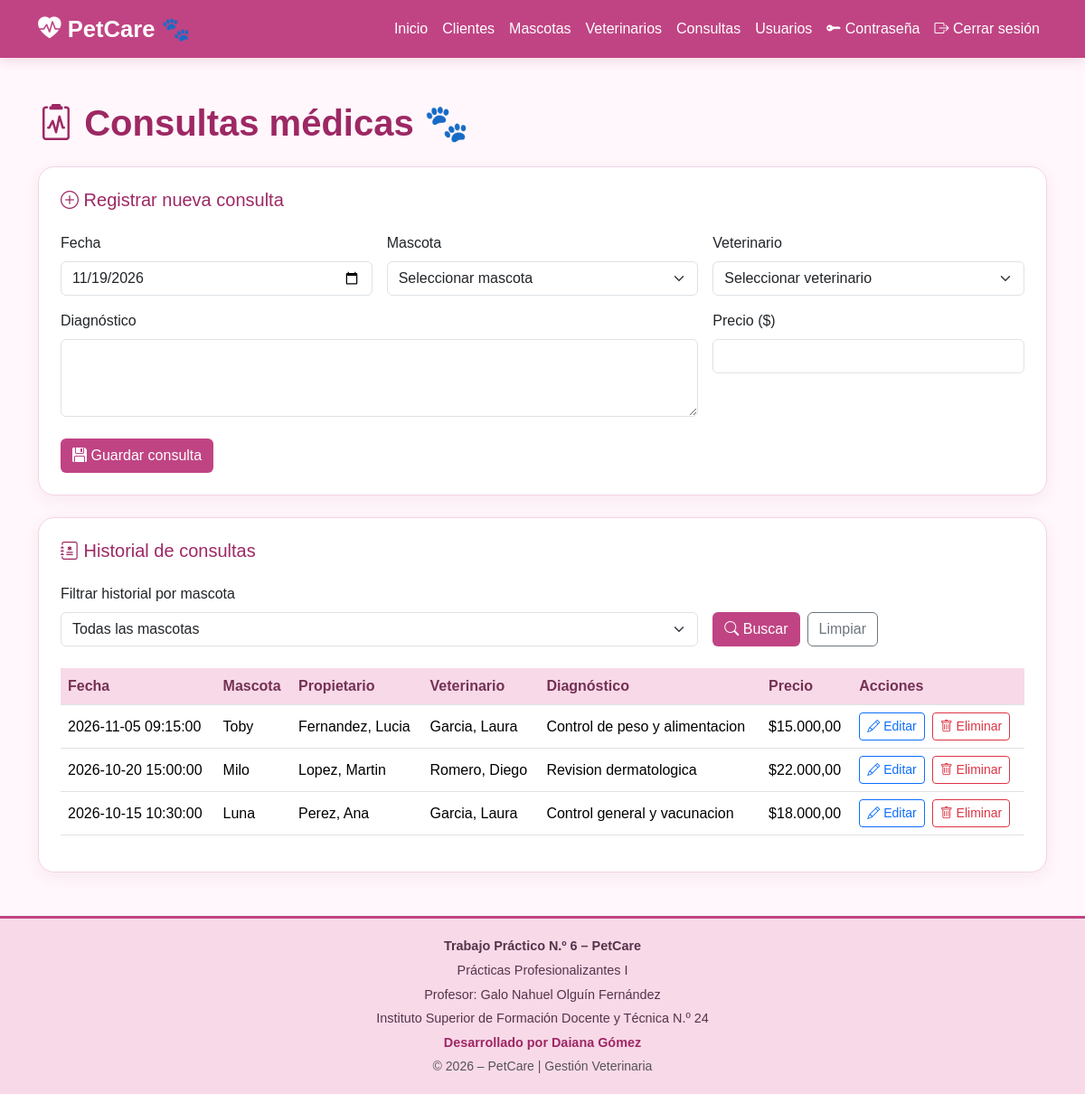
Page /consultas/index.php (signed in) on the committed database.
### tables this page shows
CREATE TABLE `consultas` (
  `id_consulta` int NOT NULL AUTO_INCREMENT,
  `fecha` datetime NOT NULL,
  `diagnostico` varchar(255) NOT NULL,
  `precio` decimal(10,2) NOT NULL,
  `id_mascota` int NOT NULL,
  `id_veterinario` int NOT NULL,
  PRIMARY KEY (`id_consulta`),
  KEY `id_mascota` (`id_mascota`),
  KEY `id_veterinario` (`id_veterinario`),
  CONSTRAINT `consultas_ibfk_1` FOREIGN KEY (`id_mascota`) REFERENCES `mascotas` (`id_mascota`),
  CONSTRAINT `consultas_ibfk_2` FOREIGN KEY (`id_veterinario`) REFERENCES `veterinarios` (`id_veterinario`),
  CONSTRAINT `consultas_chk_1` CHECK ((`precio` >= 0))
);

CREATE TABLE `mascotas` (
  `id_mascota` int NOT NULL AUTO_INCREMENT,
  `nombre` varchar(50) NOT NULL,
  `especie` varchar(30) NOT NULL,
  `raza` varchar(50) DEFAULT NULL,
  `fecha_nacimiento` date DEFAULT NULL,
  `id_cliente` int NOT NULL,
  PRIMARY KEY (`id_mascota`),
  KEY `id_cliente` (`id_cliente`),
  CONSTRAINT `mascotas_ibfk_1` FOREIGN KEY (`id_cliente`) REFERENCES `clientes` (`id_cliente`)
);

CREATE TABLE `clientes` (
  `id_cliente` int NOT NULL AUTO_INCREMENT,
  `dni` varchar(10) NOT NULL,
  `nombre` varchar(50) NOT NULL,
  `apellido` varchar(50) NOT NULL,
  `telefono` varchar(20) DEFAULT NULL,
  PRIMARY KEY (`id_cliente`),
  UNIQUE KEY `dni` (`dni`)
);

CREATE TABLE `veterinarios` (
  `id_veterinario` int NOT NULL AUTO_INCREMENT,
  `matricula` varchar(20) NOT NULL,
  `nombre` varchar(50) NOT NULL,
  `apellido` varchar(50) NOT NULL,
  `especialidad` varchar(50) NOT NULL,
  PRIMARY KEY (`id_veterinario`),
  UNIQUE KEY `matricula` (`matricula`)
);

### config/Auth.php (called while the page is built, shortened)
<?php
function usuarioAutenticado(): bool {
    return isset($_SESSION['id_usuario']);
}
function rolActual(): ?string {
    return $_SESSION['rol'] ?? null;
}
function tieneRol(array $rolesPermitidos): bool {
    return usuarioAutenticado()
        && in_array(rolActual(), $rolesPermitidos, true);
}

### consultas/index.php (the view, shortened to what this page needs)
<?php
require_once __DIR__ . '/../config/Auth.php';
$conexion = conectarBD();
function escapar($valor): string {
    return htmlspecialchars((string)$valor, ENT_QUOTES, 'UTF-8');
}
$datos = [
    'fecha' => date('Y-m-d'),
    'diagnostico' => '',
    'precio' => '',
    'id_mascota' => '',
    'id_veterinario' => ''
];
$mascotas = $conexion->query(
    "SELECT m.id_mascota, m.nombre,
            c.nombre AS nombre_cliente,
            c.apellido AS apellido_cliente
     FROM mascotas m
     INNER JOIN clientes c
        ON m.id_cliente = c.id_cliente
     ORDER BY m.nombre, c.apellido"
)->fetchAll(PDO::FETCH_ASSOC);
$veterinarios = $conexion->query(
    "SELECT id_veterinario, nombre, apellido, matricula
     FROM veterinarios
     ORDER BY apellido, nombre"
)->fetchAll(PDO::FETCH_ASSOC);
$filtroMascota = filter_input(
    INPUT_GET,
    'id_mascota',
    FILTER_VALIDATE_INT
);
$sql = "
    SELECT
        co.id_consulta,
        co.fecha,
        co.diagnostico,
        co.precio,
        co.id_mascota,
        m.nombre AS mascota,
        c.nombre AS nombre_cliente,
        c.apellido AS apellido_cliente,
        v.nombre AS nombre_veterinario,
        v.apellido AS apellido_veterinario
    FROM consultas co
    INNER JOIN mascotas m
        ON co.id_mascota = m.id_mascota
    INNER JOIN clientes c
        ON m.id_cliente = c.id_cliente
    INNER JOIN veterinarios v
        ON co.id_veterinario = v.id_veterinario
";
$sql .= " ORDER BY co.fecha DESC, co.id_consulta DESC";
$consulta = $conexion->prepare($sql);
if ($filtroMascota && $filtroMascota > 0) {
    $consulta->execute([
        ':id_mascota' => $filtroMascota
    ]);
} else {
    $consulta->execute();
}
$consultas = $consulta->fetchAll(PDO::FETCH_ASSOC);
require __DIR__ . '/../includes/header.php';
?>
<main class="container py-5">
    <h1 class="titulo fw-bold mb-4">
        <i class="bi bi-clipboard2-pulse"></i>
        Consultas médicas 🐾
    </h1>
    <div class="card mb-4">
        <div class="card-body p-4">
            <h2 class="h5 titulo mb-4">
                <i class="bi bi-plus-circle"></i>
                Registrar nueva consulta
            </h2>
            <form method="POST" action="index.php">
                <div class="row g-3">
                    <div class="col-md-4">
                        <label for="fecha" class="form-label">
                            Fecha
                        </label>
                        <input
                            type="date"
                            class="form-control"
                            id="fecha"
                            name="fecha"
                            max="<?= date('Y-m-d') ?>"
                            value="<?= escapar($datos['fecha']) ?>"
                            required>
                    </div>
                    <div class="col-md-4">
                        <label for="id_mascota" class="form-label">
                            Mascota
                        </label>
                        <select
                            class="form-select"
                            id="id_mascota"
                            name="id_mascota"
                            required>
                            <option value="">
                                Seleccionar mascota
                            </option>
                        </select>
                    </div>
                    <div class="col-md-4">
                        <label for="id_veterinario" class="form-label">
                            Veterinario
                        </label>
                        <select
                            class="form-select"
                            id="id_veterinario"
                            name="id_veterinario"
                            required>
                            <option value="">
                                Seleccionar veterinario
                            </option>
                        </select>
                    </div>
                    <div class="col-md-8">
                        <label for="diagnostico" class="form-label">
                            Diagnóstico
                        </label>
                        <textarea
                            class="form-control"
                            id="diagnostico"
                            name="diagnostico"
                            rows="3"
                            maxlength="5000"
                            required><?= escapar($datos['diagnostico']) ?></textarea>
                    </div>
                    <div class="col-md-4">
                        <label for="precio" class="form-label">
                            Precio ($)
                        </label>
                        <input
                            type="number"
                            class="form-control"
                            id="precio"
                            name="precio"
                            min="0"
                            step="0.01"
                            value="<?= escapar($datos['precio']) ?>"
                            required>
                    </div>
                </div>
                <div class="mt-4">
                    <button
                        type="submit"
                        class="btn btn-petcare"
                        <?= empty($mascotas) || empty($veterinarios)
                            ? 'disabled' : '' ?>>
                        <i class="bi bi-floppy-fill"></i>
                        Guardar consulta
                    </button>
                </div>
            </form>
        </div>
    </div>
    <div class="card">
        <div class="card-body p-4">
            <h2 class="h5 titulo mb-4">
                <i class="bi bi-journal-medical"></i>
                Historial de consultas
            </h2>
            <form method="GET" action="index.php" class="mb-4">
                <div class="row g-3 align-items-end">
                    <div class="col-md-8">
                        <label for="filtro_mascota" class="form-label">
                            Filtrar historial por mascota
                        </label>
                        <select
                            class="form-select"
                            id="filtro_mascota"
                            name="id_mascota">
                            <option value="">
                                Todas las mascotas
                            </option>
                        </select>
                    </div>
                    <div class="col-md-4 d-flex gap-2">
                        <button type="submit" class="btn btn-petcare">
                            <i class="bi bi-search"></i>
                            Buscar
                        </button>
                        <a
                            href="index.php"
                            class="btn btn-outline-secondary">
                            Limpiar
                        </a>
                    </div>
                </div>
            </form>
            <div class="table-responsive">
                <table class="table table-hover align-middle">
                    <thead>
                        <tr>
                            <th>Fecha</th>
                            <th>Mascota</th>
                            <th>Propietario</th>
                            <th>Veterinario</th>
                            <th>Diagnóstico</th>
                            <th>Precio</th>
                            <th>Acciones</th>
                        </tr>
                    </thead>
                    <tbody>
                        <?php foreach ($consultas as $consultaMedica): ?>
                            <tr>
                                <td>
                                    <?= escapar($consultaMedica['fecha']) ?>
                                </td>
                                <td>
                                    <?= escapar($consultaMedica['mascota']) ?>
                                </td>
                                <td>
                                    <?= escapar(
                                        $consultaMedica['apellido_cliente'] .
                                        ', ' .
                                        $consultaMedica['nombre_cliente']
                                    ) ?>
                                </td>
                                <td>
                                    <?= escapar(
                                        $consultaMedica['apellido_veterinario'] .
                                        ', ' .
                                        $consultaMedica['nombre_veterinario']
                                    ) ?>
                                </td>
                                <td>
                                    <?= nl2br(escapar(
                                        $consultaMedica['diagnostico']
                                    )) ?>
                                </td>
                                <td>
                                    $<?= number_format(
                                        (float)$consultaMedica['precio'],
                                        2,
                                        ',',
                                        '.'
                                    ) ?>
                                </td>
                                <td>
                                    <div class="d-flex gap-2">
                                        <a
                                            href="editar.php?id=<?= (int)$consultaMedica['id_consulta'] ?>"
                                            class="btn btn-outline-primary btn-sm">
                                            <i class="bi bi-pencil"></i>
                                            Editar
                                        </a>
                                        <?php if (tieneRol(['administrador'])): ?>
                                        <form
                                            method="POST"
                                            action="eliminar.php"
                                            onsubmit="return confirm('¿Eliminar esta consulta médica?');">
                                            <button
                                                type="submit"
                                                class="btn btn-outline-danger btn-sm">
                                                <i class="bi bi-trash"></i>
                                                Eliminar
                                            </button>
                                        </form>
                                        <?php endif; ?>
                                    </div>
                                </td>
                            </tr>
                        <?php endforeach; ?>
                    </tbody>
                </table>
            </div>
        </div>
    </div>
</main>
<?php require __DIR__ . '/../includes/footer.php'; ?>

### rows in the picture
consultas: fecha "2026-11-05 09:15:00", id_mascota.nombre "Toby", clientes.apellido+nombre "Fernandez, Lucia", id_veterinario.nombre "Garcia, Laura", diagnostico "Control de peso y alimentacion", precio "15.000,00"
consultas: fecha "2026-10-20 15:00:00", id_mascota.nombre "Milo", clientes.apellido+nombre "Lopez, Martin", id_veterinario.nombre "Romero, Diego", diagnostico "Revision dermatologica", precio "22.000,00"
consultas: fecha "2026-10-15 10:30:00", id_mascota.nombre "Luna", clientes.apellido+nombre "Perez, Ana", id_veterinario.nombre "Garcia, Laura", diagnostico "Control general y vacunacion", precio "18.000,00"
